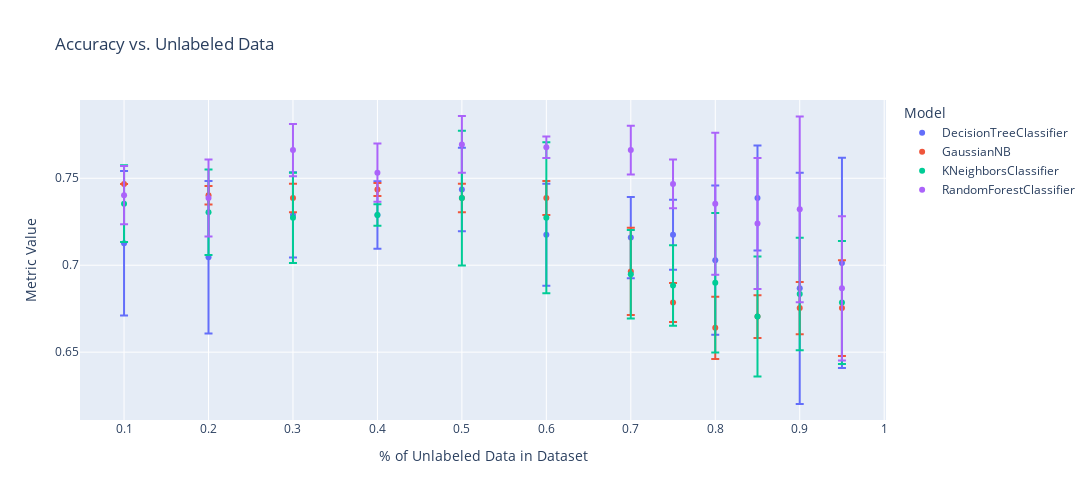
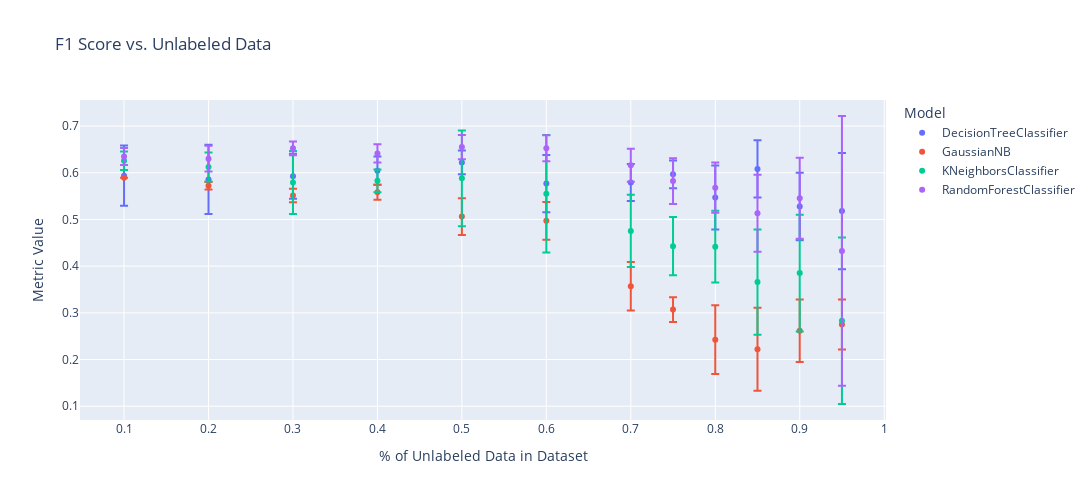
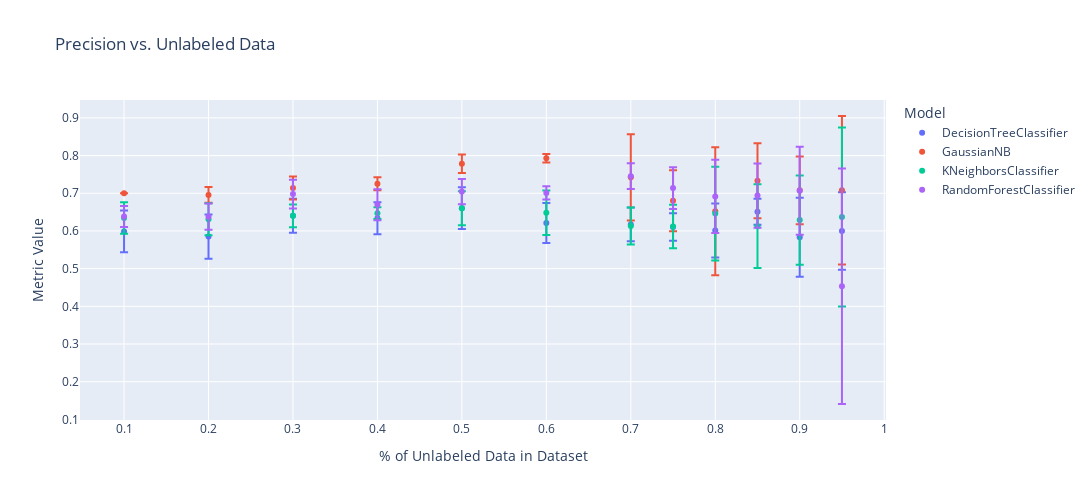
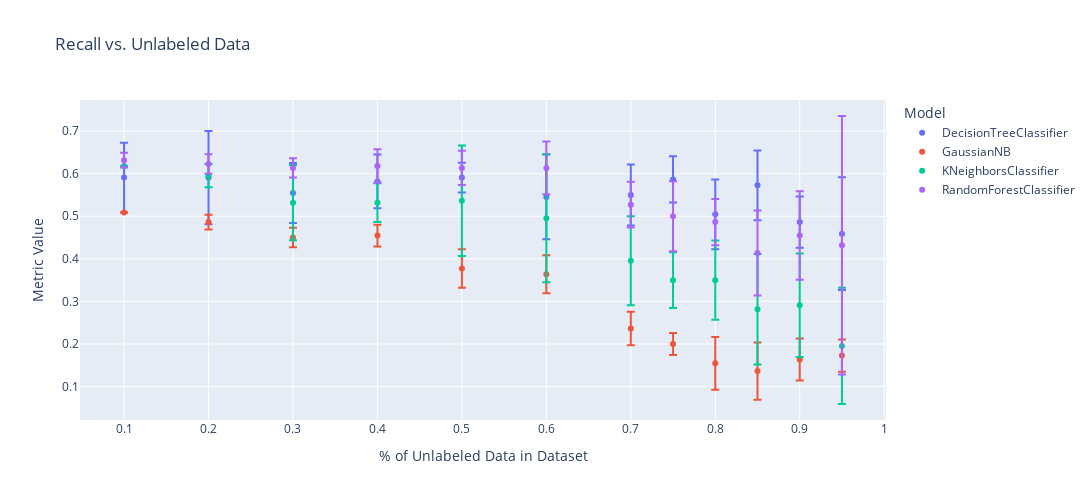

The cell these charts' notebook holds for them, in order:
### Code cell
import plotly.express as px

fig1 = px.scatter(results_df_with_mean_std, x='unlabeled', y='acc_mean', error_y='acc_std', color='model', title='Accuracy vs. Unlabeled Data')
fig2 = px.scatter(results_df_with_mean_std, x='unlabeled', y='f1_mean', error_y='f1_std', color='model', title='F1 Score vs. Unlabeled Data')
fig3 = px.scatter(results_df_with_mean_std, x='unlabeled', y='precision_mean', error_y='precision_std', color='model', title='Precision vs. Unlabeled Data')
fig4 = px.scatter(results_df_with_mean_std, x='unlabeled', y='recall_mean', error_y='recall_std', color='model', title='Recall vs. Unlabeled Data')
fig5 = px.scatter(results_df_with_mean_std, x='unlabeled', y='roc_mean', error_y='roc_std', color='model', title='ROC AUC vs. Unlabeled Data')


figs = [fig1, fig2, fig3, fig4, fig5]

for fig in figs:
    fig.update_layout(
        xaxis_title="% of Unlabeled Data in Dataset",
        yaxis_title="Metric Value",
        legend_title="Model",
        autosize=False,
        width=1200,
        height=500,
    )
    fig.update_traces(textposition='top center', texttemplate='%{y:.3f}')
    fig.update_layout(hovermode="x unified")
    fig.show()

### Figure 1 — Plotly figure (JSON) as saved in the notebook; plotly's stock layout.template omitted (floating-point values rounded to 4 significant figures)
{"data": [{"error_y": {"array": [0.04154, 0.04388, 0.02451, 0.01939, 0.02401, 0.02928, 0.02334, 0.02019, 0.04287, 0.03017, 0.06651, 0.06045]}, "hovertemplate": "model=DecisionTreeClassifier<br>unlabeled=%{x}<br>acc_mean=%{y}<extra></extra>", "legendgroup": "DecisionTreeClassifier", "marker": {"color": "#636efa", "symbol": "circle"}, "mode": "markers", "name": "DecisionTreeClassifier", "orientation": "v", "showlegend": true, "textposition": "top center", "texttemplate": "%{y:.3f}", "type": "scatter", "x": [0.1, 0.2, 0.3, 0.4, 0.5, 0.6, 0.7, 0.75, 0.8, 0.85, 0.9, 0.95], "xaxis": "x", "y": [0.7127, 0.7045, 0.7289, 0.7289, 0.7435, 0.7175, 0.7159, 0.7175, 0.7029, 0.7386, 0.6867, 0.7013], "yaxis": "y"}, {"error_y": {"array": [0, 0.005302, 0.008171, 0.003749, 0.008171, 0.00974, 0.02508, 0.01125, 0.01788, 0.01229, 0.015, 0.02755]}, "hovertemplate": "model=GaussianNB<br>unlabeled=%{x}<br>acc_mean=%{y}<extra></extra>", "legendgroup": "GaussianNB", "marker": {"color": "#EF553B", "symbol": "circle"}, "mode": "markers", "name": "GaussianNB", "orientation": "v", "showlegend": true, "textposition": "top center", "texttemplate": "%{y:.3f}", "type": "scatter", "x": [0.1, 0.2, 0.3, 0.4, 0.5, 0.6, 0.7, 0.75, 0.8, 0.85, 0.9, 0.95], "xaxis": "x", "y": [0.7468, 0.7403, 0.7386, 0.7435, 0.7386, 0.7386, 0.6964, 0.6786, 0.664, 0.6705, 0.6753, 0.6753], "yaxis": "y"}, {"error_y": {"array": [0.0221, 0.02458, 0.02597, 0.006217, 0.03873, 0.0434, 0.02543, 0.02311, 0.04016, 0.03451, 0.03241, 0.03537]}, "hovertemplate": "model=KNeighborsClassifier<br>unlabeled=%{x}<br>acc_mean=%{y}<extra></extra>", "legendgroup": "KNeighborsClassifier", "marker": {"color": "#00cc96", "symbol": "circle"}, "mode": "markers", "name": "KNeighborsClassifier", "orientation": "v", "showlegend": true, "textposition": "top center", "texttemplate": "%{y:.3f}", "type": "scatter", "x": [0.1, 0.2, 0.3, 0.4, 0.5, 0.6, 0.7, 0.75, 0.8, 0.85, 0.9, 0.95], "xaxis": "x", "y": [0.7354, 0.7305, 0.7273, 0.7289, 0.7386, 0.7273, 0.6948, 0.6883, 0.6899, 0.6705, 0.6834, 0.6786], "yaxis": "y"}, {"error_y": {"array": [0.01677, 0.0221, 0.015, 0.01677, 0.01634, 0.006217, 0.01403, 0.01403, 0.04085, 0.03768, 0.05338, 0.04154]}, "hovertemplate": "model=RandomForestClassifier<br>unlabeled=%{x}<br>acc_mean=%{y}<extra></extra>", "legendgroup": "RandomForestClassifier", "marker": {"color": "#ab63fa", "symbol": "circle"}, "mode": "markers", "name": "RandomForestClassifier", "orientation": "v", "showlegend": true, "textposition": "top center", "texttemplate": "%{y:.3f}", "type": "scatter", "x": [0.1, 0.2, 0.3, 0.4, 0.5, 0.6, 0.7, 0.75, 0.8, 0.85, 0.9, 0.95], "xaxis": "x", "y": [0.7403, 0.7386, 0.7662, 0.7532, 0.7695, 0.7679, 0.7662, 0.7468, 0.7354, 0.724, 0.7321, 0.6867], "yaxis": "y"}], "layout": {"autosize": false, "height": 500, "hovermode": "x unified", "legend": {"title": {"text": "Model"}, "tracegroupgap": 0}, "title": {"text": "Accuracy vs. Unlabeled Data"}, "width": 1200, "xaxis": {"anchor": "y", "domain": [0, 1], "title": {"text": "% of Unlabeled Data in Dataset"}}, "yaxis": {"anchor": "x", "domain": [0, 1], "title": {"text": "Metric Value"}}}}

### Figure 2 — Plotly figure (JSON) as saved in the notebook; plotly's stock layout.template omitted (floating-point values rounded to 4 significant figures)
{"data": [{"error_y": {"array": [0.06427, 0.07411, 0.0482, 0.03024, 0.02529, 0.06121, 0.03947, 0.0298, 0.06848, 0.06144, 0.07246, 0.1245]}, "hovertemplate": "model=DecisionTreeClassifier<br>unlabeled=%{x}<br>f1_mean=%{y}<extra></extra>", "legendgroup": "DecisionTreeClassifier", "marker": {"color": "#636efa", "symbol": "circle"}, "mode": "markers", "name": "DecisionTreeClassifier", "orientation": "v", "showlegend": true, "textposition": "top center", "texttemplate": "%{y:.3f}", "type": "scatter", "x": [0.1, 0.2, 0.3, 0.4, 0.5, 0.6, 0.7, 0.75, 0.8, 0.85, 0.9, 0.95], "xaxis": "x", "y": [0.5939, 0.5857, 0.5923, 0.6044, 0.6222, 0.5769, 0.579, 0.5967, 0.547, 0.6082, 0.5278, 0.518], "yaxis": "y"}, {"error_y": {"array": [0, 0.007907, 0.01454, 0.01613, 0.03938, 0.04047, 0.05194, 0.0263, 0.07363, 0.08893, 0.06696, 0.05359]}, "hovertemplate": "model=GaussianNB<br>unlabeled=%{x}<br>f1_mean=%{y}<extra></extra>", "legendgroup": "GaussianNB", "marker": {"color": "#EF553B", "symbol": "circle"}, "mode": "markers", "name": "GaussianNB", "orientation": "v", "showlegend": true, "textposition": "top center", "texttemplate": "%{y:.3f}", "type": "scatter", "x": [0.1, 0.2, 0.3, 0.4, 0.5, 0.6, 0.7, 0.75, 0.8, 0.85, 0.9, 0.95], "xaxis": "x", "y": [0.5895, 0.5721, 0.5513, 0.5583, 0.5063, 0.4972, 0.3569, 0.3069, 0.2425, 0.2218, 0.2617, 0.2749], "yaxis": "y"}, {"error_y": {"array": [0.01997, 0.03109, 0.0674, 0.02443, 0.1023, 0.1258, 0.07757, 0.06224, 0.07672, 0.1127, 0.1251, 0.1783]}, "hovertemplate": "model=KNeighborsClassifier<br>unlabeled=%{x}<br>f1_mean=%{y}<extra></extra>", "legendgroup": "KNeighborsClassifier", "marker": {"color": "#00cc96", "symbol": "circle"}, "mode": "markers", "name": "KNeighborsClassifier", "orientation": "v", "showlegend": true, "textposition": "top center", "texttemplate": "%{y:.3f}", "type": "scatter", "x": [0.1, 0.2, 0.3, 0.4, 0.5, 0.6, 0.7, 0.75, 0.8, 0.85, 0.9, 0.95], "xaxis": "x", "y": [0.6258, 0.6124, 0.5792, 0.5828, 0.588, 0.555, 0.4755, 0.4429, 0.4417, 0.3658, 0.3851, 0.283], "yaxis": "y"}, {"error_y": {"array": [0.01843, 0.02755, 0.01489, 0.01946, 0.026, 0.0278, 0.03523, 0.04891, 0.05378, 0.08236, 0.08675, 0.289]}, "hovertemplate": "model=RandomForestClassifier<br>unlabeled=%{x}<br>f1_mean=%{y}<extra></extra>", "legendgroup": "RandomForestClassifier", "marker": {"color": "#ab63fa", "symbol": "circle"}, "mode": "markers", "name": "RandomForestClassifier", "orientation": "v", "showlegend": true, "textposition": "top center", "texttemplate": "%{y:.3f}", "type": "scatter", "x": [0.1, 0.2, 0.3, 0.4, 0.5, 0.6, 0.7, 0.75, 0.8, 0.85, 0.9, 0.95], "xaxis": "x", "y": [0.6348, 0.6301, 0.6523, 0.6414, 0.655, 0.6526, 0.616, 0.5822, 0.568, 0.5132, 0.5453, 0.4326], "yaxis": "y"}], "layout": {"autosize": false, "height": 500, "hovermode": "x unified", "legend": {"title": {"text": "Model"}, "tracegroupgap": 0}, "title": {"text": "F1 Score vs. Unlabeled Data"}, "width": 1200, "xaxis": {"anchor": "y", "domain": [0, 1], "title": {"text": "% of Unlabeled Data in Dataset"}}, "yaxis": {"anchor": "x", "domain": [0, 1], "title": {"text": "Metric Value"}}}}

### Figure 3 — Plotly figure (JSON) as saved in the notebook; plotly's stock layout.template omitted (floating-point values rounded to 4 significant figures)
{"data": [{"error_y": {"array": [0.0554, 0.05879, 0.04531, 0.04254, 0.05548, 0.05303, 0.04473, 0.03669, 0.07167, 0.03455, 0.1046, 0.103]}, "hovertemplate": "model=DecisionTreeClassifier<br>unlabeled=%{x}<br>precision_mean=%{y}<extra></extra>", "legendgroup": "DecisionTreeClassifier", "marker": {"color": "#636efa", "symbol": "circle"}, "mode": "markers", "name": "DecisionTreeClassifier", "orientation": "v", "showlegend": true, "textposition": "top center", "texttemplate": "%{y:.3f}", "type": "scatter", "x": [0.1, 0.2, 0.3, 0.4, 0.5, 0.6, 0.7, 0.75, 0.8, 0.85, 0.9, 0.95], "xaxis": "x", "y": [0.5986, 0.585, 0.6404, 0.6339, 0.6606, 0.621, 0.6175, 0.6106, 0.6015, 0.6507, 0.5833, 0.6], "yaxis": "y"}, {"error_y": {"array": [0, 0.02117, 0.03071, 0.01729, 0.02452, 0.01127, 0.1145, 0.08105, 0.1699, 0.09964, 0.0898, 0.1972]}, "hovertemplate": "model=GaussianNB<br>unlabeled=%{x}<br>precision_mean=%{y}<extra></extra>", "legendgroup": "GaussianNB", "marker": {"color": "#EF553B", "symbol": "circle"}, "mode": "markers", "name": "GaussianNB", "orientation": "v", "showlegend": true, "textposition": "top center", "texttemplate": "%{y:.3f}", "type": "scatter", "x": [0.1, 0.2, 0.3, 0.4, 0.5, 0.6, 0.7, 0.75, 0.8, 0.85, 0.9, 0.95], "xaxis": "x", "y": [0.7, 0.6957, 0.7139, 0.7255, 0.7781, 0.7932, 0.7424, 0.6804, 0.6522, 0.7331, 0.7079, 0.7079], "yaxis": "y"}, {"error_y": {"array": [0.04187, 0.04241, 0.03047, 0.01567, 0.0452, 0.05902, 0.04903, 0.05757, 0.1242, 0.1111, 0.1185, 0.2374]}, "hovertemplate": "model=KNeighborsClassifier<br>unlabeled=%{x}<br>precision_mean=%{y}<extra></extra>", "legendgroup": "KNeighborsClassifier", "marker": {"color": "#00cc96", "symbol": "circle"}, "mode": "markers", "name": "KNeighborsClassifier", "orientation": "v", "showlegend": true, "textposition": "top center", "texttemplate": "%{y:.3f}", "type": "scatter", "x": [0.1, 0.2, 0.3, 0.4, 0.5, 0.6, 0.7, 0.75, 0.8, 0.85, 0.9, 0.95], "xaxis": "x", "y": [0.6345, 0.6309, 0.6401, 0.6473, 0.6604, 0.6484, 0.6134, 0.6118, 0.6461, 0.6126, 0.6289, 0.6368], "yaxis": "y"}, {"error_y": {"array": [0.02791, 0.03477, 0.03813, 0.04121, 0.03351, 0.01745, 0.03421, 0.05545, 0.09714, 0.08528, 0.1167, 0.3126]}, "hovertemplate": "model=RandomForestClassifier<br>unlabeled=%{x}<br>precision_mean=%{y}<extra></extra>", "legendgroup": "RandomForestClassifier", "marker": {"color": "#ab63fa", "symbol": "circle"}, "mode": "markers", "name": "RandomForestClassifier", "orientation": "v", "showlegend": true, "textposition": "top center", "texttemplate": "%{y:.3f}", "type": "scatter", "x": [0.1, 0.2, 0.3, 0.4, 0.5, 0.6, 0.7, 0.75, 0.8, 0.85, 0.9, 0.95], "xaxis": "x", "y": [0.6384, 0.6378, 0.698, 0.6694, 0.7045, 0.701, 0.7454, 0.7138, 0.6916, 0.694, 0.7068, 0.4534], "yaxis": "y"}], "layout": {"autosize": false, "height": 500, "hovermode": "x unified", "legend": {"title": {"text": "Model"}, "tracegroupgap": 0}, "title": {"text": "Precision vs. Unlabeled Data"}, "width": 1200, "xaxis": {"anchor": "y", "domain": [0, 1], "title": {"text": "% of Unlabeled Data in Dataset"}}, "yaxis": {"anchor": "x", "domain": [0, 1], "title": {"text": "Metric Value"}}}}

### Figure 4 — Plotly figure (JSON) as saved in the notebook; plotly's stock layout.template omitted (floating-point values rounded to 4 significant figures)
{"data": [{"error_y": {"array": [0.08199, 0.1096, 0.07042, 0.06298, 0.03482, 0.09959, 0.07177, 0.05429, 0.08182, 0.08199, 0.06007, 0.1323]}, "hovertemplate": "model=DecisionTreeClassifier<br>unlabeled=%{x}<br>recall_mean=%{y}<extra></extra>", "legendgroup": "DecisionTreeClassifier", "marker": {"color": "#636efa", "symbol": "circle"}, "mode": "markers", "name": "DecisionTreeClassifier", "orientation": "v", "showlegend": true, "textposition": "top center", "texttemplate": "%{y:.3f}", "type": "scatter", "x": [0.1, 0.2, 0.3, 0.4, 0.5, 0.6, 0.7, 0.75, 0.8, 0.85, 0.9, 0.95], "xaxis": "x", "y": [0.5909, 0.5909, 0.5545, 0.5818, 0.5909, 0.5455, 0.55, 0.5864, 0.5045, 0.5727, 0.4864, 0.4591], "yaxis": "y"}, {"error_y": {"array": [0, 0.01741, 0.02288, 0.02571, 0.04545, 0.04454, 0.03928, 0.02571, 0.0621, 0.06722, 0.04924, 0.03785]}, "hovertemplate": "model=GaussianNB<br>unlabeled=%{x}<br>recall_mean=%{y}<extra></extra>", "legendgroup": "GaussianNB", "marker": {"color": "#EF553B", "symbol": "circle"}, "mode": "markers", "name": "GaussianNB", "orientation": "v", "showlegend": true, "textposition": "top center", "texttemplate": "%{y:.3f}", "type": "scatter", "x": [0.1, 0.2, 0.3, 0.4, 0.5, 0.6, 0.7, 0.75, 0.8, 0.85, 0.9, 0.95], "xaxis": "x", "y": [0.5091, 0.4864, 0.45, 0.4545, 0.3773, 0.3636, 0.2364, 0.2, 0.1545, 0.1364, 0.1636, 0.1727], "yaxis": "y"}, {"error_y": {"array": [0, 0.02727, 0.0883, 0.04545, 0.1298, 0.1502, 0.1043, 0.06535, 0.09315, 0.1298, 0.1215, 0.1364]}, "hovertemplate": "model=KNeighborsClassifier<br>unlabeled=%{x}<br>recall_mean=%{y}<extra></extra>", "legendgroup": "KNeighborsClassifier", "marker": {"color": "#00cc96", "symbol": "circle"}, "mode": "markers", "name": "KNeighborsClassifier", "orientation": "v", "showlegend": true, "textposition": "top center", "texttemplate": "%{y:.3f}", "type": "scatter", "x": [0.1, 0.2, 0.3, 0.4, 0.5, 0.6, 0.7, 0.75, 0.8, 0.85, 0.9, 0.95], "xaxis": "x", "y": [0.6182, 0.5955, 0.5318, 0.5318, 0.5364, 0.4955, 0.3955, 0.35, 0.35, 0.2818, 0.2909, 0.1955], "yaxis": "y"}, {"error_y": {"array": [0.01741, 0.02288, 0.02288, 0.03928, 0.04032, 0.06188, 0.05353, 0.08199, 0.05429, 0.1, 0.1039, 0.3037]}, "hovertemplate": "model=RandomForestClassifier<br>unlabeled=%{x}<br>recall_mean=%{y}<extra></extra>", "legendgroup": "RandomForestClassifier", "marker": {"color": "#ab63fa", "symbol": "circle"}, "mode": "markers", "name": "RandomForestClassifier", "orientation": "v", "showlegend": true, "textposition": "top center", "texttemplate": "%{y:.3f}", "type": "scatter", "x": [0.1, 0.2, 0.3, 0.4, 0.5, 0.6, 0.7, 0.75, 0.8, 0.85, 0.9, 0.95], "xaxis": "x", "y": [0.6318, 0.6227, 0.6136, 0.6182, 0.6136, 0.6136, 0.5273, 0.5, 0.4864, 0.4136, 0.4545, 0.4318], "yaxis": "y"}], "layout": {"autosize": false, "height": 500, "hovermode": "x unified", "legend": {"title": {"text": "Model"}, "tracegroupgap": 0}, "title": {"text": "Recall vs. Unlabeled Data"}, "width": 1200, "xaxis": {"anchor": "y", "domain": [0, 1], "title": {"text": "% of Unlabeled Data in Dataset"}}, "yaxis": {"anchor": "x", "domain": [0, 1], "title": {"text": "Metric Value"}}}}
